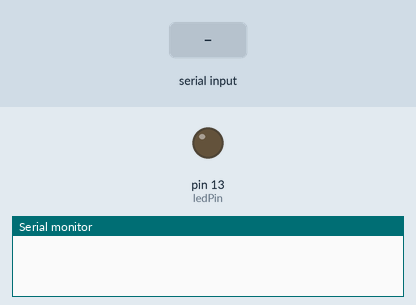
A sketch run on a simulated Arduino Uno, built with avr-gcc and run on an emulated ATmega328P. On the bench: output pins drawn as LEDs (lit = HIGH), the last lines printed to the serial monitor. The test bench sets the inputs (shaded band).

Above: at 1.2 s.
1.3 s: "1" received over Serial
At 2.5 s:
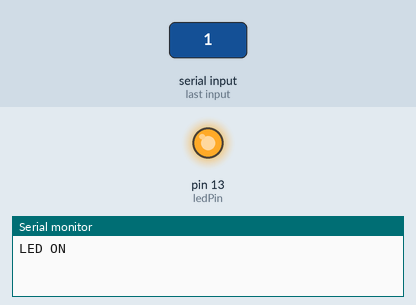
2.8 s: "0" received over Serial
At 3.7 s:
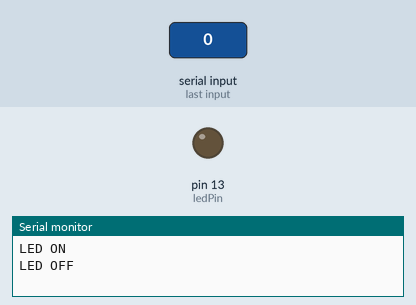
Timing chart, 0 to 5.8 s (numbered marks = the images above; inputs shaded):
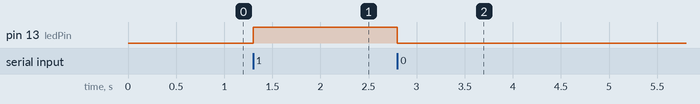

Measured:
- after the input at 1.3 s, pin 13 (ledPin): LOW → HIGH at once
- after the input at 2.8 s, pin 13 (ledPin): HIGH → LOW at once

The sketch:

main.ino
```cpp
#include <Arduino.h>

const int ledPin = 13; // Pin connected to the LED

void setup() {
  pinMode(ledPin, OUTPUT);   // Set LED pin as output
  Serial.begin(9600);       // Start serial communication
}

void loop() {
  if (Serial.available() > 0) {
    char command = Serial.read();

    if (command == '1') {
      digitalWrite(ledPin, HIGH);
      Serial.println("LED ON");
    }
    else if (command == '0') {
      digitalWrite(ledPin, LOW);
      Serial.println("LED OFF");
    }
  }
}
```
